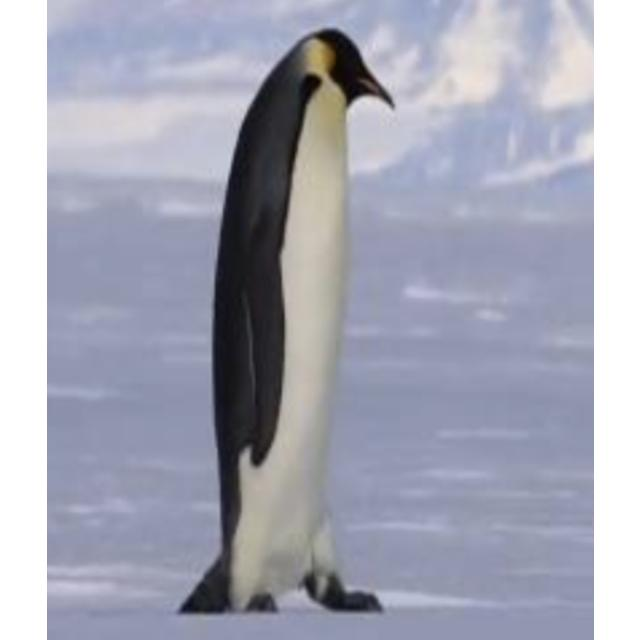
#> input picture detection and preprocessing/1.jpg, 640 x 640 px
$ jupyter execute detection.ipynb
#> lines starting #> are read from the running program, lines starting #| are printed output that depends on the picture; after the words box and inside, x2 and y2 are one past the last pixel; in counts of white or black regions, pixels touching at a corner belong together
[cell 1]
import cv2
import numpy as np
import matplotlib.pyplot as plt

def sliding_window(image, step, window_size):
    # slide a window across the image
    for y in range(0, image.shape[0], step):
        for x in range(0, image.shape[1], step):
            yield (x, y, image[y:y + window_size[1], x:x + window_size[0]])

def evaluate_window(window):
    return np.mean(window)

def evaluate_edges(window):
    edges = cv2.Canny(window, 50, 150)
    return np.sum(edges > 0)


def detect_subject(image_path, min_window_size=(30, 30), max_window_size=(200, 200), window_step=20, slide_step=10):
#> called with image_path = '1.jpg', min_window_size = (30, 30), max_window_size = (200, 200), window_step = 20, slide_step = 10
    image = cv2.imread(image_path, cv2.IMREAD_GRAYSCALE)
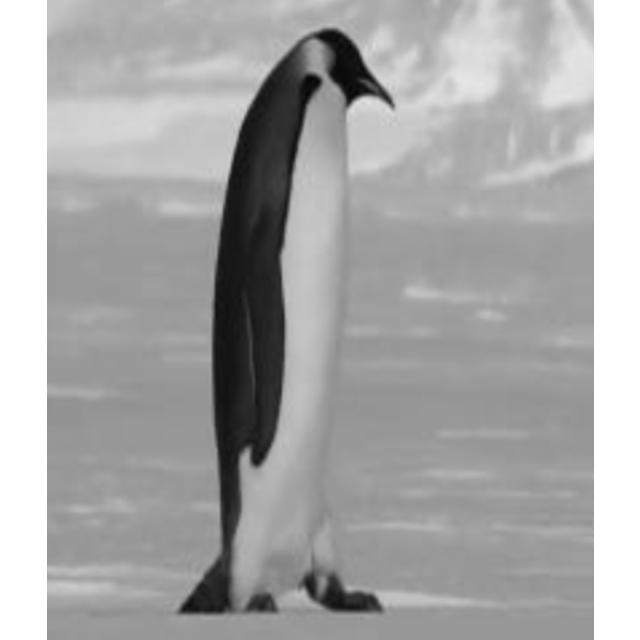
#> image: shape (640, 640); min 4, max 255, mean 168.8

    _, thresholded = cv2.threshold(image, 200, 255, cv2.THRESH_BINARY_INV)
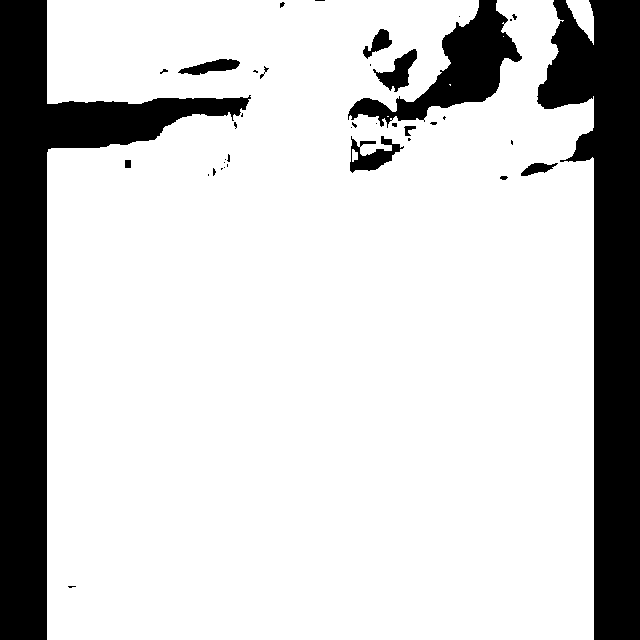
#> thresholded: shape (640, 640); 80.3% white; 39 black regions (27 under 20 px), largest, box (x1, y1, x2, y2) and area: (0, 0, 251, 640) 36627, (537, 0, 640, 640) 33853, (348, 0, 522, 128) 6973


    xo, yo, w, h = cv2.boundingRect(thresholded)
#> xo = 47; yo = 0; w = 547; h = 640


    cropped_image = image[yo:yo+h, xo:xo+w]
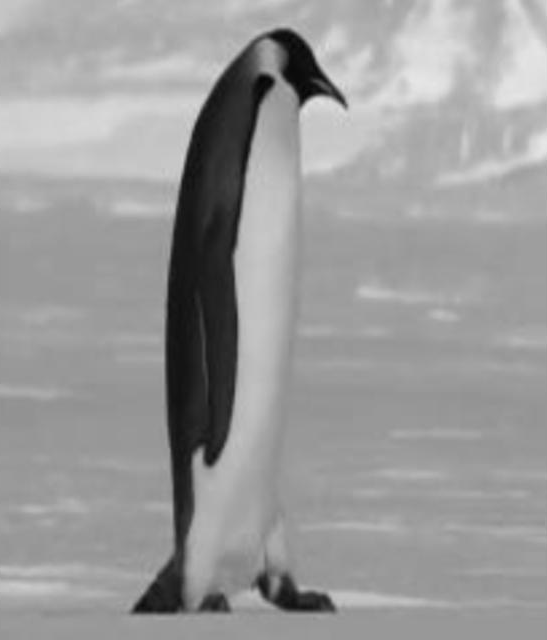
#> cropped_image: shape (640, 547); min 4, max 232, mean 154.2
    w,h = image.shape
#> w = 640
    max_window_size = (w,h)
#> max_window_size = (640, 640)
    min_window_size = (w//3,h//3)
#> min_window_size = (213, 213)
    window_step = min(w,h)//15
#> window_step = 42


    edges = cv2.Canny(cropped_image, 50, 150)
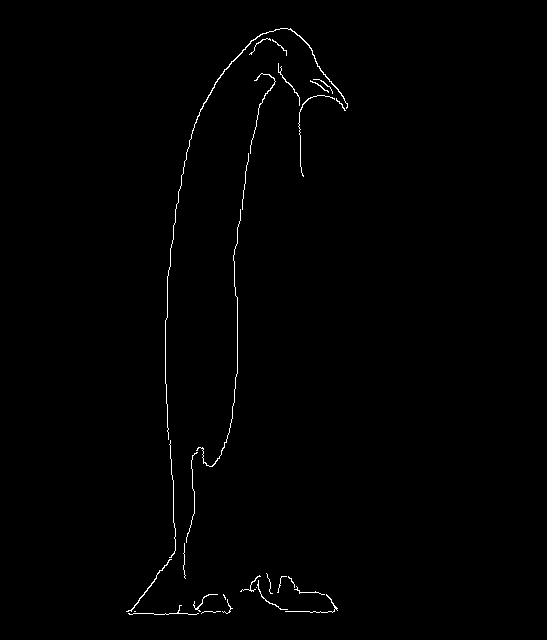
#> edges: shape (640, 547); 0.65% white in thin lines or dots, all inside (x1, y1, x2, y2) = (126, 28, 348, 615)

    if image is None:
        print("Image not found.")
        return

    max_score = -1
    best_window = (0, 0)

    for width in range(min_window_size[0], max_window_size[0] + 1, window_step):
        for height in range(min_window_size[1], max_window_size[1] + 1, window_step):
            current_window_size = (width, height)

            for (x, y, window) in sliding_window(edges, slide_step, current_window_size):
                if window.shape[0] != current_window_size[1] or window.shape[1] != current_window_size[0]:
                    continue

                score = evaluate_window(window) + evaluate_edges(window)
                if score > max_score:
                    max_score = score
                    best_window = (x, y, width, height)
#> after the loop, best_window = (100, 0, 255, 633); max_score = 3652.6

    # Draw the best window on the image
    #image = cv2.cvtColor(image, cv2.COLOR_GRAY2RGB)
    #cv2.rectangle(cropped_image, (best_window[0], best_window[1]), (best_window[0] + best_window[2], best_window[1] + best_window[3]), (255, 0, 0), 2)

    x_win, y_win, width, height = best_window
#> x_win = 100; y_win = 0; width = 255; height = 633
    x_orig = x_win + xo
#> x_orig = 147
    y_orig = y_win + yo
#> y_orig = 0
    x1_orig = x_orig + width
#> x1_orig = 402
    y1_orig = y_orig + height
#> y1_orig = 633


    bbox = [x_orig, y_orig, x1_orig, y1_orig]
#> bbox = [147, 0, 402, 633]

    c_image = image[y_orig:y1_orig, x_orig:x1_orig]
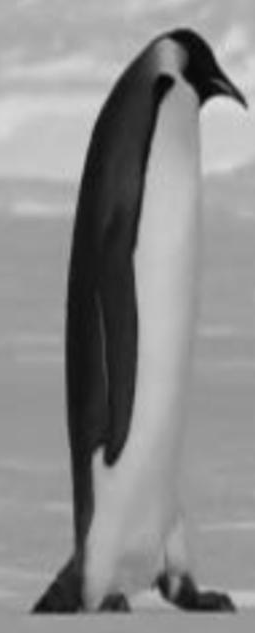
#> c_image: shape (633, 255); min 4, max 224, mean 139.4

    plt.imshow(c_image, cmap='gray')

if __name__ == "__main__":
    detect_subject("1.jpg")
